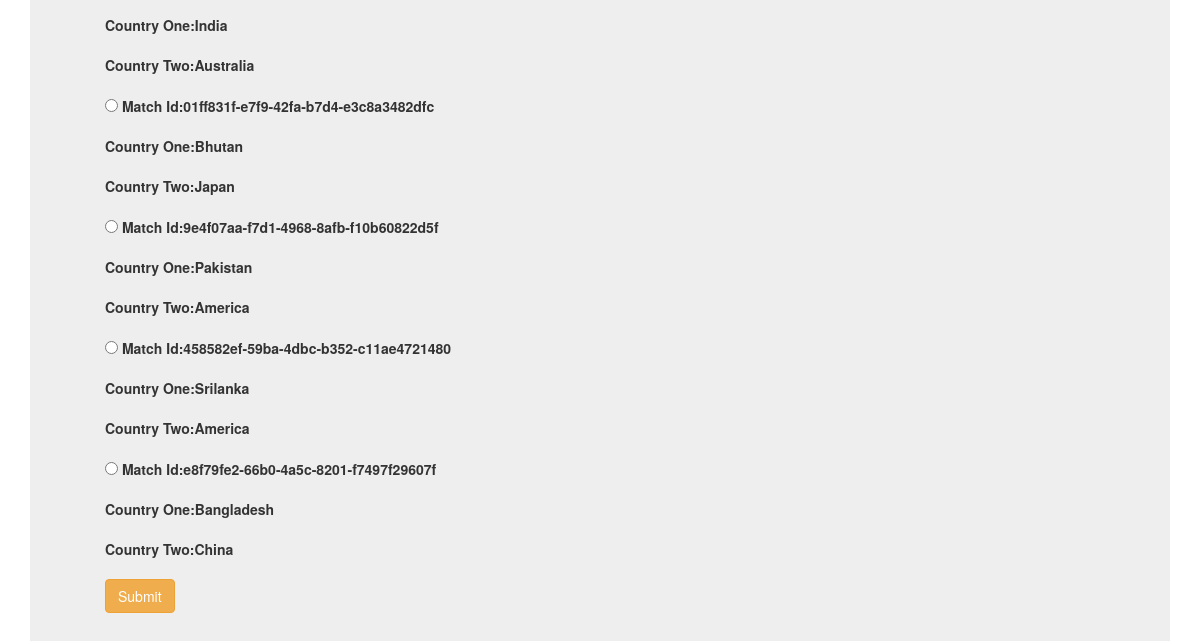
/edit_selection/ (lower part), run on an earlier commit of the app's database.
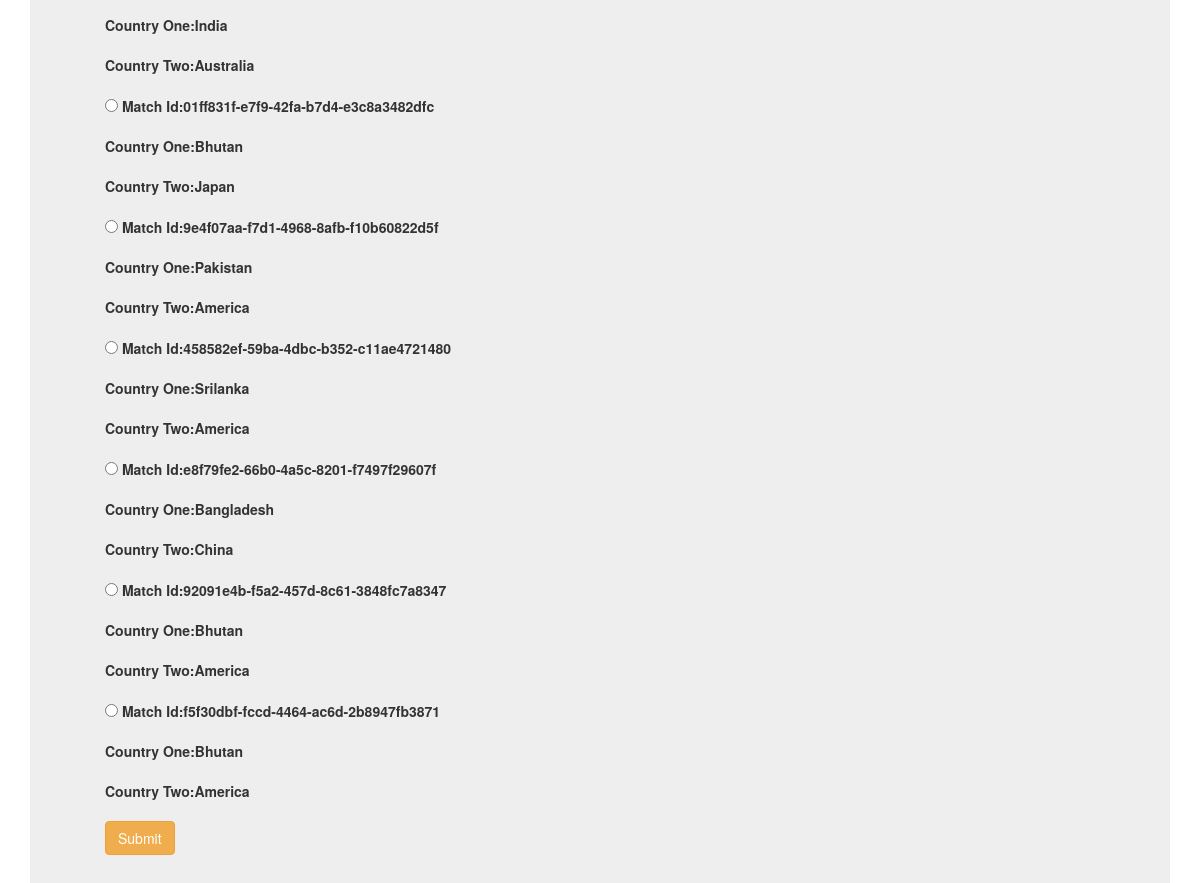
And on a later commit of the database.
### Yorking/models.py (models this page shows)
class match_user(models.Model):
    match_id=models.UUIDField(primary_key=True,default=uuid.uuid4,editable=False)
    country1=models.CharField(max_length=200)
    country2=models.CharField(max_length=200)
    status=models.CharField(max_length=200,default='Not occured')

### Yorking/views.py (the view)
# urls.py: path('edit_selection/',views.edit_selection,name='edit'),
def edit_selection(request):
    match_user_obj=match_user.objects.filter(status__exact='Not occured')
    return render(request,'Yorking/edit_selection.html',{'matchcountries':match_user_obj})

### templates/Yorking/edit_selection.html (shortened to what this page needs)
<!DOCTYPE html>
{% load static %}
<html lang="en" dir="ltr">
  <head>
    <link rel="stylesheet" href="https://maxcdn.bootstrapcdn.com/bootstrap/3.3.7/css/bootstrap.min.css">
  </head>
  <body>
    <div class="container">
      <div class="jumbotron">
        <div class="container">
          <form action="{% url 'Yorking:playerperfomance' %}" method="POST">
            {% for i in matchcountries %}
            <div class="form-group">
              <input type="radio" name="matchid" value={{i.match_id}}>
              <label for="player">Match Id:{{i.match_id}}</label><p></p>
              <label for="player">Country One:{{i.country1}}</label><p></p>
              <label for="player">Country Two:{{i.country2}}</label><p></p>
            </div>
            {% endfor %}
            <button type="submit" name='submit' class="btn btn-warning margin-bottom button">Submit</button>
          </form>
        </div>
      </div>
    </div>
  </body>
</html>

What changed in the data, as far as the page shows it:
added match_user: match_id "92091e4b-f5a2-457d-8c61-3848fc7a8347", country1 "Bhutan", country2 "America"
added match_user: match_id "f5f30dbf-fccd-4464-ac6d-2b8947fb3871", country1 "Bhutan", country2 "America"
